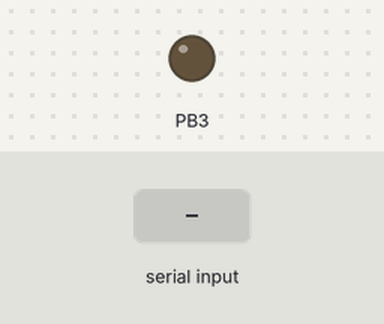
A program run on a simulated ATmega328P, built with avr-gcc and emulated at 16 MHz. On the bench: output pins drawn as LEDs (lit = HIGH). Inputs (shaded band) come from the test bench.

Above: at 1.2 s.
1.3 s: "1" received over Serial
At 2.0 s:
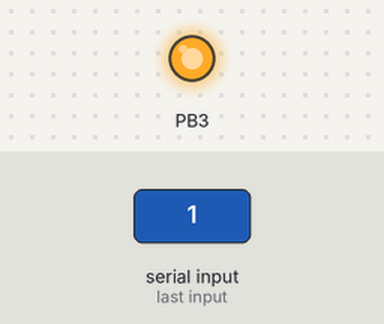
Timing chart, 0 to 4.3 s (numbered marks = the images above; inputs shaded):
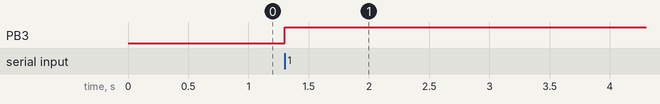

The program:

main.c
```c
/*
 * ProbandoComunicacionConESP.c
 *
 * Created: 8/15/2024 6:10:23 PM
 * Author : alesa
 */

#define F_CPU 16000000
#include <avr/io.h>
#include <avr/interrupt.h>
#include <util/delay.h>
#include <stdint.h>

#include "UART/UART.h"

uint8_t BufferRx;


int main(void)
{
    cli();
	DDRB |= (1<<DDB3);
	DDRB |= (1<<DDB3);
	PORTB = 0;
	initUART9600();
	sei();
    while (1)
    {
		//writeUART('a');

		_delay_ms(3000);
    }
}


ISR(USART_RX_vect)
{
	BufferRx = UDR0;
	if (UDR0 == '1')
	{
		PORTB |= 1<<PORTB3;
	}
	else{
		PINB |= 1<<PINB4;
	}

}
```

UART.c
```c
/*
 * UART.c
 * Created: 7/19/2024 12:55:05 PM
 *  Author: Giovanni
 */

#define F_CPU 16000000
#include <util/delay.h>
#include <avr/io.h>
#include <stdint.h>

void initUART9600(void){

	//Paso 1: RX y TX como salida
	DDRD &= ~(1<<DDD0);
	DDRD |= (1<<DDD1);

	//Paso 2:Configurar UCSR0A
	UCSR0A = 0;

	//Paso 3: configurar UCSR0B donde se habilita ISR de recepcion y se habilita RX y TX
	UCSR0B = 0;
	UCSR0B |= (1<<RXCIE0) | (1<<RXEN0) | (1<<TXEN0);

	//Paso 4: Configurar UCSR0C, asincrono, paridad: none, 1 bit stop, data bits de 8 bits
	UCSR0C = 0;
	UCSR0C |= (1<<UCSZ01) | (1<<UCSZ00);

	//Paso 5: COnfigurar velocidad de baudrate a 9600
	UBRR0 = 103;

}

void writeUART(char Caracter)
{
	while(!(UCSR0A & (1<<UDRE0)));  // hasta que la bandera este en 1
	UDR0 = Caracter;				// Enviar el caracter al arduino

}

void cadena (char* texto){
	uint8_t i;
	// Se realiza un ciclo for para recorrer la cadena
	for(i=0; texto[i]!='\0'; i++){
		while(!(UCSR0A & (1<<UDRE0)));  //hasta que la bandera este en 1
		UDR0 = texto[i];				// Enviando caracter por caracter
	}

}

void Menu (char* text){
	// Se realiza un ciclo for para recorrer la cadena
	uint8_t i;
	for(i=0; text[i]!='\0'; i++){
		while(!(UCSR0A & (1<<UDRE0)));  //hasta que la bandera este en 1
		UDR0 = text[i];					 // Enviando caracter por caracter
	}

}

void Respuesta (uint8_t response){
	// Se carga el valor del ASCII dentro de los respectivos puesrtos
	PORTB = response;
	PORTC |= response>> 6;
}
```

UART.h
```c
/*
 * UART.h
 * Created: 7/19/2024 12:55:17 PM
 *  Author: Giovanni
 */

#ifndef UART_H_
#define UART_H_

// Inicializar el protocolo UART

void initUART9600(void);

// Escribir UART
void writeUART(char Caracter);

//Enviar una cadena
void cadena (char* texto);

//Menu de trabajo
void Menu (char* text);

//Menu de trabajo
void Respuesta (uint8_t response);


#endif /* UART_H_ */
```

Measured:
- after the input at 1.3 s, PB3: LOW → HIGH at once
